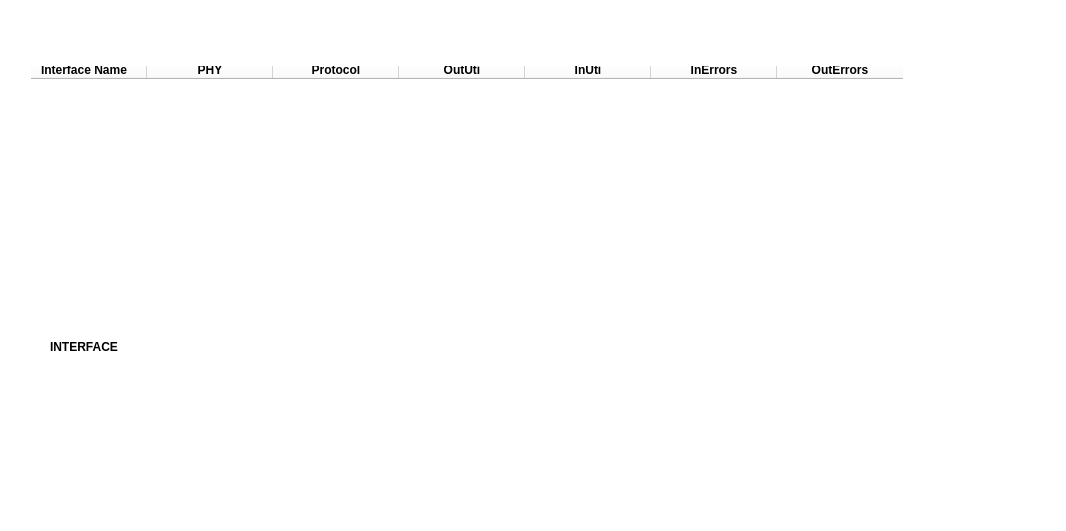
<?xml version="1.0" encoding="UTF-8"?>
<ui version="4.0">
 <class>Form</class>
 <widget class="QWidget" name="Form">
  <property name="geometry">
   <rect>
    <x>0</x>
    <y>0</y>
    <width>1066</width>
    <height>531</height>
   </rect>
  </property>
  <property name="windowTitle">
   <string>Form</string>
  </property>
  <property name="styleSheet">
   <string notr="true">background-color: rgb(255, 255, 255);</string>
  </property>
  <widget class="QLabel" name="label_2">
   <property name="geometry">
    <rect>
     <x>70</x>
     <y>10</y>
     <width>941</width>
     <height>16</height>
    </rect>
   </property>
   <property name="text">
    <string/>
   </property>
  </widget>
  <widget class="QLabel" name="label_4">
   <property name="geometry">
    <rect>
     <x>10</x>
     <y>10</y>
     <width>21</width>
     <height>321</height>
    </rect>
   </property>
   <property name="text">
    <string/>
   </property>
  </widget>
  <widget class="QLabel" name="label_5">
   <property name="geometry">
    <rect>
     <x>1040</x>
     <y>10</y>
     <width>21</width>
     <height>331</height>
    </rect>
   </property>
   <property name="text">
    <string/>
   </property>
  </widget>
  <widget class="QLabel" name="label_3">
   <property name="geometry">
    <rect>
     <x>10</x>
     <y>50</y>
     <width>1051</width>
     <height>16</height>
    </rect>
   </property>
   <property name="text">
    <string/>
   </property>
  </widget>
  <widget class="QLabel" name="label">
   <property name="geometry">
    <rect>
     <x>50</x>
     <y>340</y>
     <width>931</width>
     <height>111</height>
    </rect>
   </property>
   <property name="font">
    <font>
     <family>Segoe UI</family>
     <pointsize>9</pointsize>
     <weight>75</weight>
     <bold>true</bold>
    </font>
   </property>
   <property name="text">
    <string>INTERFACE </string>
   </property>
   <property name="alignment">
    <set>Qt::AlignLeading|Qt::AlignLeft|Qt::AlignTop</set>
   </property>
  </widget>
  <widget class="QTableWidget" name="tableWidget_2">
   <property name="enabled">
    <bool>false</bool>
   </property>
   <property name="geometry">
    <rect>
     <x>20</x>
     <y>60</y>
     <width>1031</width>
     <height>211</height>
    </rect>
   </property>
   <property name="sizePolicy">
    <sizepolicy hsizetype="Fixed" vsizetype="Fixed">
     <horstretch>0</horstretch>
     <verstretch>0</verstretch>
    </sizepolicy>
   </property>
   <property name="toolTip">
    <string>&lt;html&gt;&lt;head/&gt;&lt;body&gt;&lt;p align=&quot;center&quot;&gt;&lt;br/&gt;&lt;/p&gt;&lt;/body&gt;&lt;/html&gt;</string>
   </property>
   <property name="styleSheet">
    <string notr="true"># Nascondi il bordo della QTableWidget
QTableWidget {
    border: none;
}

</string>
   </property>
   <property name="autoScroll">
    <bool>true</bool>
   </property>
   <property name="autoScrollMargin">
    <number>0</number>
   </property>
   <property name="showGrid">
    <bool>true</bool>
   </property>
   <property name="wordWrap">
    <bool>true</bool>
   </property>
   <property name="rowCount">
    <number>0</number>
   </property>
   <property name="columnCount">
    <number>7</number>
   </property>
   <attribute name="horizontalHeaderDefaultSectionSize">
    <number>126</number>
   </attribute>
   <attribute name="horizontalHeaderMinimumSectionSize">
    <number>49</number>
   </attribute>
   <column>
    <property name="text">
     <string>Interface Name</string>
    </property>
    <property name="font">
     <font>
      <weight>75</weight>
      <italic>false</italic>
      <bold>true</bold>
      <kerning>false</kerning>
     </font>
    </property>
    <property name="background">
     <color alpha="0">
      <red>0</red>
      <green>0</green>
      <blue>0</blue>
     </color>
    </property>
    <property name="foreground">
     <brush brushstyle="SolidPattern">
      <color alpha="255">
       <red>0</red>
       <green>0</green>
       <blue>0</blue>
      </color>
     </brush>
    </property>
   </column>
   <column>
    <property name="text">
     <string>PHY</string>
    </property>
    <property name="font">
     <font>
      <weight>75</weight>
      <bold>true</bold>
     </font>
    </property>
    <property name="foreground">
     <brush brushstyle="SolidPattern">
      <color alpha="255">
       <red>0</red>
       <green>0</green>
       <blue>0</blue>
      </color>
     </brush>
    </property>
   </column>
   <column>
    <property name="text">
     <string>Protocol</string>
    </property>
    <property name="font">
     <font>
      <family>Segoe UI</family>
      <weight>75</weight>
      <bold>true</bold>
     </font>
    </property>
    <property name="foreground">
     <brush brushstyle="SolidPattern">
      <color alpha="255">
       <red>0</red>
       <green>0</green>
       <blue>0</blue>
      </color>
     </brush>
    </property>
   </column>
   <column>
    <property name="text">
     <string>OutUti</string>
    </property>
    <property name="font">
     <font>
      <family>Segoe UI</family>
      <weight>75</weight>
      <bold>true</bold>
     </font>
    </property>
    <property name="foreground">
     <brush brushstyle="SolidPattern">
      <color alpha="255">
       <red>0</red>
       <green>0</green>
       <blue>0</blue>
      </color>
     </brush>
    </property>
   </column>
   <column>
    <property name="text">
     <string>InUti</string>
    </property>
    <property name="font">
     <font>
      <family>Segoe UI</family>
      <weight>75</weight>
      <bold>true</bold>
     </font>
    </property>
    <property name="foreground">
     <brush brushstyle="SolidPattern">
      <color alpha="255">
       <red>0</red>
       <green>0</green>
       <blue>0</blue>
      </color>
     </brush>
    </property>
   </column>
   <column>
    <property name="text">
     <string>InErrors</string>
    </property>
    <property name="font">
     <font>
      <family>Segoe UI</family>
      <weight>75</weight>
      <bold>true</bold>
     </font>
    </property>
    <property name="foreground">
     <brush brushstyle="SolidPattern">
      <color alpha="255">
       <red>0</red>
       <green>0</green>
       <blue>0</blue>
      </color>
     </brush>
    </property>
   </column>
   <column>
    <property name="text">
     <string>OutErrors</string>
    </property>
    <property name="font">
     <font>
      <family>Segoe UI</family>
      <weight>75</weight>
      <bold>true</bold>
     </font>
    </property>
    <property name="foreground">
     <brush brushstyle="SolidPattern">
      <color alpha="255">
       <red>0</red>
       <green>0</green>
       <blue>0</blue>
      </color>
     </brush>
    </property>
   </column>
  </widget>
  <widget class="QLabel" name="label_6">
   <property name="geometry">
    <rect>
     <x>10</x>
     <y>260</y>
     <width>1051</width>
     <height>16</height>
    </rect>
   </property>
   <property name="text">
    <string/>
   </property>
  </widget>
  <zorder>label_2</zorder>
  <zorder>label</zorder>
  <zorder>tableWidget_2</zorder>
  <zorder>label_4</zorder>
  <zorder>label_3</zorder>
  <zorder>label_5</zorder>
  <zorder>label_6</zorder>
 </widget>
 <resources>
  <include location="../../Farmacia/resource.qrc"/>
 </resources>
 <connections/>
</ui>
